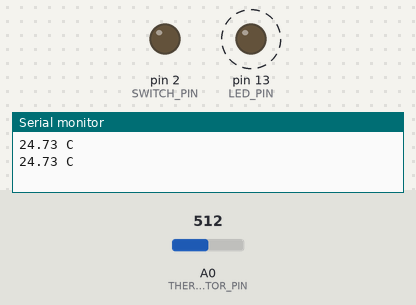
A program run on a simulated Arduino Nano, built with avr-gcc and run on an emulated ATmega328P. On the bench: output pins drawn as LEDs (lit = HIGH), the last lines printed to the serial monitor. Dashed ring = blinking. The test bench sets the inputs (shaded band); at power-on: A0 (THERMISTOR_PIN) = 512.

Above: at 1.8 s.
1.9 s: A0 (THERMISTOR_PIN) set to 525
6.0 s: A0 (THERMISTOR_PIN) set to 543
At 6.07 s:
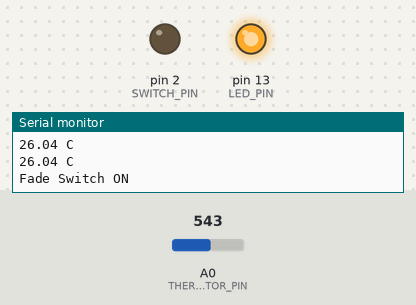
At 10.14 s:
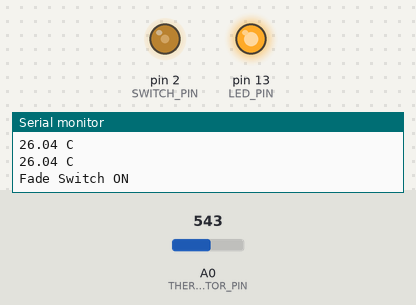
13.0 s: A0 (THERMISTOR_PIN) set to 306
At 14.3 s:
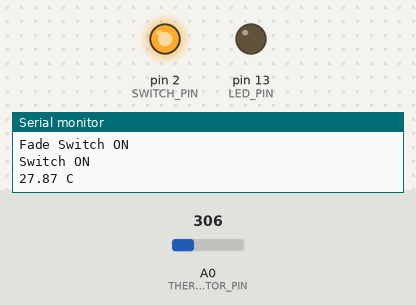
Timing chart, 0 to 22.5 s (numbered marks = the images above; inputs shaded):
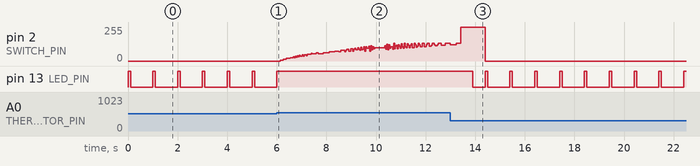

The program:

main.cpp
```cpp
#include <Arduino.h>

#define THERMISTOR_PIN 0
#define SWITCH_PIN 2
#define LED_PIN LED_BUILTIN
#define SWITCH_TEMPARATURE_C 25
#define TEMPARATURE_HYSTERESIS 2
#define LOOP_DELAY 1000

bool switchState = false;

void setup() {
  Serial.begin(115200);
  pinMode(LED_PIN, OUTPUT);
  pinMode(SWITCH_PIN, OUTPUT);
  digitalWrite(SWITCH_PIN, false);
}

float readTemperature() {
  // This code has been modified, but is basically from
  // https://www.circuitbasics.com/arduino-thermistor-temperature-sensor-tutorial/
  float R1 = 10000;
  float c1 = 1.009249522e-03, c2 = 2.378405444e-04, c3 = 2.019202697e-07;
  float Vo = analogRead(THERMISTOR_PIN);
  float R2 = R1 * (1023.0 / (float)Vo - 1.0);
  float logR2 = log(R2);
  float T = (1.0 / (c1 + c2 * logR2 + c3 * logR2 * logR2 * logR2));
  return T - 273.15;
}

void loop() {
  float t = readTemperature();

  // switch on or of, considering the hysteresis
  if (switchState) {
    if (t <= (SWITCH_TEMPARATURE_C - TEMPARATURE_HYSTERESIS)) {
      switchState = false;
      Serial.println("Switch OFF");
    }
  } else {
    if (t >= (SWITCH_TEMPARATURE_C + TEMPARATURE_HYSTERESIS)) {
      switchState = true;
      Serial.println("Fade Switch ON");
      digitalWrite(LED_BUILTIN, true);
      int32_t fadeInPeriods = 500;
      int32_t periodDurationUs = 10000;
      for (int32_t i = 0; i < fadeInPeriods; ++i) {
        int32_t tOn = (i * periodDurationUs) / fadeInPeriods;
        digitalWrite(SWITCH_PIN, true);
        delayMicroseconds(tOn);
        digitalWrite(SWITCH_PIN, false);
        delayMicroseconds(periodDurationUs - i);
      }
      Serial.println("Switch ON");
      digitalWrite(LED_BUILTIN, false);
    }
  }

  // Debug output: print current temperature
  Serial.print(t);
  Serial.println(" C");

  // control the switch
  digitalWrite(SWITCH_PIN, switchState);

  // Delay and LED control
  if (switchState) {
    digitalWrite(LED_BUILTIN, true);
    delay(LOOP_DELAY * 0.5);
    digitalWrite(LED_BUILTIN, false);
    delay(LOOP_DELAY * 0.5);
  } else {
    digitalWrite(LED_BUILTIN, true);
    delay(LOOP_DELAY * 0.1);
    digitalWrite(LED_BUILTIN, false);
    delay(LOOP_DELAY * 0.9);
  }
}
```

Measured:
- the behaviour switches between 534 and 535 on A0 (THERMISTOR_PIN) (found by bisection; images 0 and 1)
- after the input at 6.0 s, pin 2 (SWITCH_PIN): 0/255 → 7/255 after 0.15 s, → 13/255 0.12 s later, → 19/255 0.12 s later, → 26/255 0.16 s later, … (101 changes in this stretch); pin 13 (LED_PIN): goes on until 6.0 s, then stays HIGH
- by itself, pin 13 (LED_PIN): alternates HIGH for 0.10 s and LOW for 0.90 s
